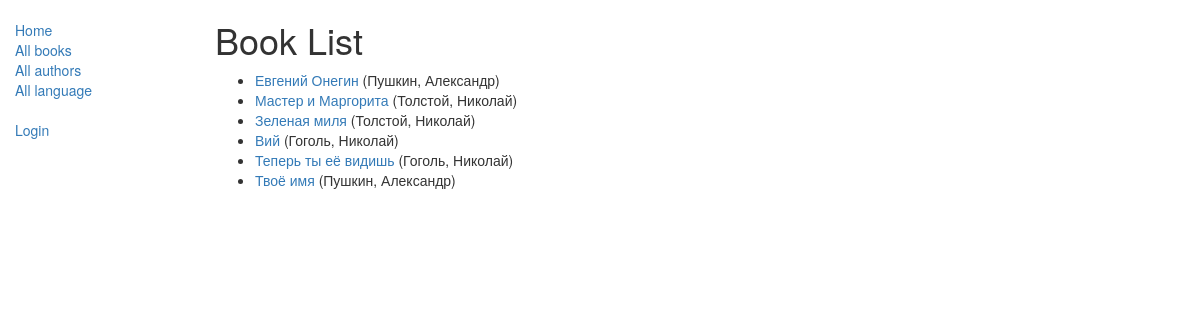
/catalog/books/, run on an earlier commit of the app's database.
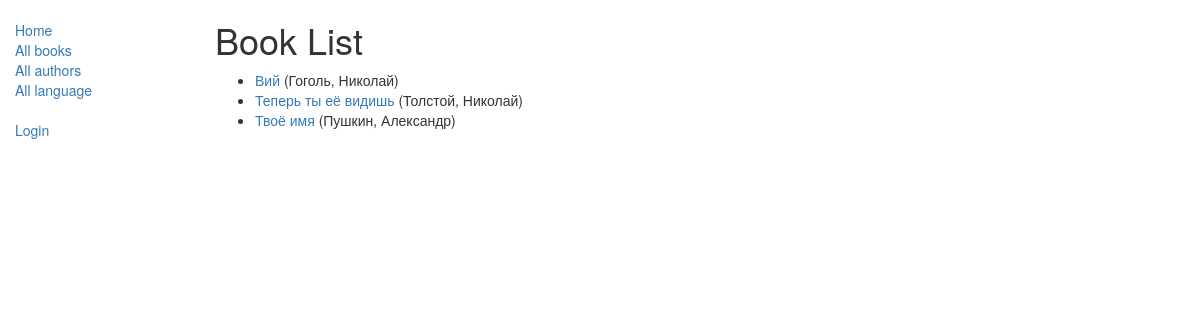
And on a later commit of the database.
### catalog/models.py (models this page shows, shortened)
class Book(models.Model):
    title = models.CharField(max_length=200)
    author = models.ForeignKey('Author', on_delete=models.SET_NULL, null=True)
    summary = models.TextField(max_length=1000, help_text="Enter a brief description of the book")
    isbn = models.CharField('ISBN',max_length=13, help_text='13 Character <a href="https://www.isbn-international.org/content/what-isbn">ISBN number</a>')
    genre = models.ManyToManyField(Genre, help_text="Select a genre for this book")
    language = models.ForeignKey('Language', on_delete=models.SET_NULL, null=True)
    def get_absolute_url(self):
        return reverse('book-detail', args=[str(self.id)])
    def display_genre(self):
        """
        Creates a string for the Genre. This is required to display genre in Admin.
        """
        return ', '.join([genre.name for genre in self.genre.all()[:3]])
    display_genre.short_description = 'Genre'

class Author(models.Model):
    first_name = models.CharField(max_length=100)
    last_name = models.CharField(max_length=100)
    date_of_birth = models.DateField(null=True, blank=True)
    date_of_death = models.DateField('Died', null=True, blank=True)
    def __str__(self):
        return '%s, %s' % (self.last_name, self.first_name)

### catalog/views.py (the view)
# urls.py: path('books/', views.BookListView.as_view(), name='books'),
class BookListView(generic.ListView):
    model = Book
    paginate_by = 10

### catalog/templates/catalog/book_list.html
{% extends "base_generic.html" %}
{% block content %}
    <h1>Book List</h1>
    {% if book_list %}
    <ul>
      {% for book in book_list %}
      <li>
        <a href="{{ book.get_absolute_url }}">{{ book.title }}</a> ({{book.author}})
      </li>
      {% endfor %}
    </ul>
    {% else %}
      <p>There are no books in the library.</p>
    {% endif %}
{% endblock %}

### catalog/templates/base_generic.html (shortened to what this page needs)
<!doctype html>
<html lang="en">
  <head>
    <link
      rel="stylesheet"
      href="https://maxcdn.bootstrapcdn.com/bootstrap/3.3.7/css/bootstrap.min.css" />
    {% load static %}
    <link rel="stylesheet" href="{% static 'css/styles.css' %}" />
  </head>
  <body>
    <div class="container-fluid">
      <div class="row">
        <div class="col-sm-2">
          {% block sidebar %}
            <ul class="sidebar-nav">
              <li><a href="{% url 'index' %}">Home</a></li>
              <li><a href="{% url 'books' %}">All books</a></li>
              <li><a href="{% url 'authors' %}">All authors</a></li>
              <li><a href="{% url 'languages' %}">All language</a></li>
            </ul>
             <ul class="sidebar-nav">
             {% if user.is_authenticated %}
               <li>User: {{ user.get_username }}</li>
               <li><a href="{% url 'my-borrowed' %}">My borrowed</a></li>
               <li>
                 <form id="logout-form" method="post" action="{% url 'logout' %}">
                   {% csrf_token %}
                   <button type="submit" class="btn btn-link">Logout</button>
                 </form>
               </li>
               {% else %}
               <li><a href="{% url 'login'%}?next={{request.path}}">Login</a></li>
               {% endif %}
             </ul>
          {% endblock %}
        </div>
        <div class="col-sm-10 ">{% block content %}{% endblock %}</div>
      </div>
    </div>
  </body>
</html>

### catalog/static/css/styles.css (style rules this page uses)
.sidebar-nav { margin-top: 20px; padding: 0; list-style: none; }

What changed in the data, as far as the page shows it:
removed Book: title "Евгений Онегин", author "Пушкин, Александр"
removed Book: title "Мастер и Маргорита", author "Толстой, Николай"
removed Book: title "Зеленая миля", author "Толстой, Николай"
changed Book "Теперь ты её видишь": author "Гоголь, Николай" → "Толстой, Николай"
